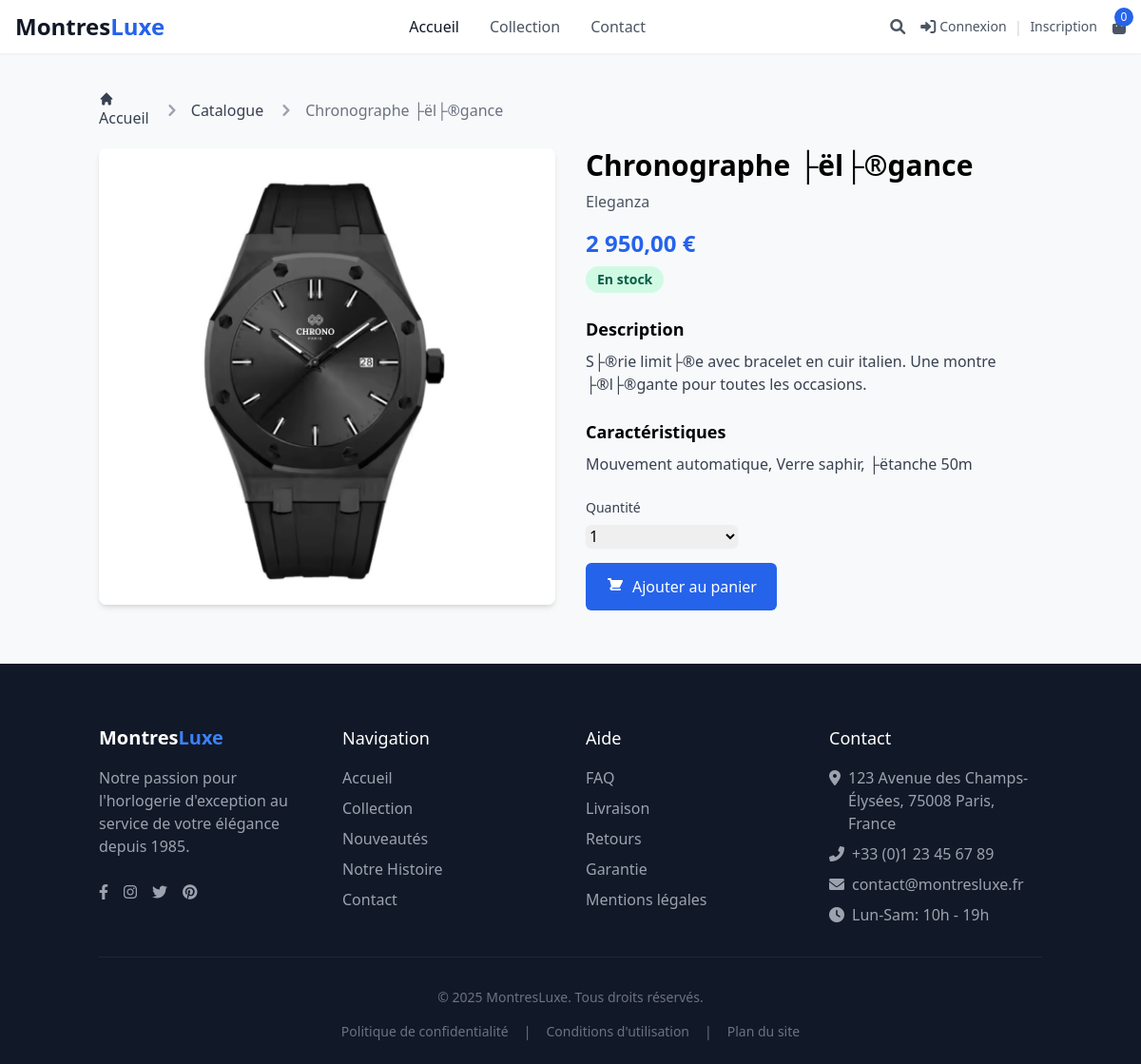
Screenshot of /product.php?id=1 with the database file from the repository.
### tables this page shows
CREATE TABLE `stock` (
  `id` int NOT NULL AUTO_INCREMENT,
  `id_item` int NOT NULL,
  `quantite` int NOT NULL DEFAULT '0',
  PRIMARY KEY (`id`),
  KEY `id_item` (`id_item`),
  CONSTRAINT `stock_ibfk_1` FOREIGN KEY (`id_item`) REFERENCES `items` (`id`) ON DELETE CASCADE
);

CREATE TABLE `items` (
  `id` int NOT NULL AUTO_INCREMENT,
  `nom` varchar(100) NOT NULL,
  `description` text NOT NULL,
  `prix` decimal(10,2) NOT NULL,
  `image` varchar(255) DEFAULT NULL,
  `date_publication` timestamp NULL DEFAULT CURRENT_TIMESTAMP,
  `marque` varchar(100) DEFAULT NULL,
  `categorie` varchar(100) DEFAULT NULL,
  `caracteristiques` text,
  PRIMARY KEY (`id`)
);

### product.php (the view, shortened to what this page needs)
<?php
$product_id = intval($_GET['id']);
require_once 'config/database.php';
$stmt = $conn->prepare("SELECT i.*, s.quantite FROM items i JOIN stock s ON i.id = s.id_item WHERE i.id = ?");
$stmt->execute([$product_id]);
$product = $stmt->fetch();
include 'includes/header.php';
?>
<div class="container mx-auto px-4 py-8">
    <nav class="flex mb-5" aria-label="Breadcrumb">
        <ol class="inline-flex items-center space-x-1 md:space-x-3">
            <li class="inline-flex items-center">
                <a href="index.php" class="text-gray-700 hover:text-blue-600">
                    <svg class="w-4 h-4 mr-2" fill="currentColor" viewBox="0 0 20 20" xmlns="http://www.w3.org/2000/svg">
                        <path d="M10.707 2.293a1 1 0 00-1.414 0l-7 7a1 1 0 001.414 1.414L4 10.414V17a1 1 0 001 1h2a1 1 0 001-1v-2a1 1 0 011-1h2a1 1 0 011 1v2a1 1 0 001 1h2a1 1 0 001-1v-6.586l.293.293a1 1 0 001.414-1.414l-7-7z"></path>
                    </svg>
                    Accueil
                </a>
            </li>
            <li>
                <div class="flex items-center">
                    <svg class="w-6 h-6 text-gray-400" fill="currentColor" viewBox="0 0 20 20" xmlns="http://www.w3.org/2000/svg">
                        <path fill-rule="evenodd" d="M7.293 14.707a1 1 0 010-1.414L10.586 10 7.293 6.707a1 1 0 011.414-1.414l4 4a1 1 0 010 1.414l-4 4a1 1 0 01-1.414 0z" clip-rule="evenodd"></path>
                    </svg>
                    <a href="catalog.php" class="ml-1 text-gray-700 hover:text-blue-600 md:ml-2">Catalogue</a>
                </div>
            </li>
            <li aria-current="page">
                <div class="flex items-center">
                    <svg class="w-6 h-6 text-gray-400" fill="currentColor" viewBox="0 0 20 20" xmlns="http://www.w3.org/2000/svg">
                        <path fill-rule="evenodd" d="M7.293 14.707a1 1 0 010-1.414L10.586 10 7.293 6.707a1 1 0 011.414-1.414l4 4a1 1 0 010 1.414l-4 4a1 1 0 01-1.414 0z" clip-rule="evenodd"></path>
                    </svg>
                    <span class="ml-1 text-gray-500 md:ml-2"><?= htmlspecialchars($product['nom']) ?></span>
                </div>
            </li>
        </ol>
    </nav>
    <div class="flex flex-col md:flex-row -mx-4">
        <div class="md:w-1/2 px-4 mb-6 md:mb-0">
            <img src="<?= !empty($product['image']) ? htmlspecialchars($product['image']) : 'assets/images/placeholder.jpg' ?>"
                 class="w-full h-auto object-cover rounded-lg shadow-md"
                 alt="<?= htmlspecialchars($product['nom']) ?>">
        </div>
        <div class="md:w-1/2 px-4">
            <h1 class="text-3xl font-bold mb-2"><?= htmlspecialchars($product['nom']) ?></h1>
            <p class="text-gray-600 mb-4"><?= htmlspecialchars($product['marque']) ?></p>
            <div class="mb-6">
                <h2 class="text-2xl font-bold text-blue-600"><?= number_format($product['prix'], 2, ',', ' ') ?> €</h2>
                <span class="inline-block px-3 py-1 mt-2 text-sm font-semibold rounded-full <?= $product['quantite'] > 0 ? 'bg-green-100 text-green-800' : 'bg-red-100 text-red-800' ?>">
                    <?= $product['quantite'] > 0 ? 'En stock' : 'Rupture de stock' ?>
                </span>
            </div>
            <div class="mb-6">
                <h3 class="text-lg font-semibold mb-2">Description</h3>
                <div class="text-gray-700 prose max-w-none">
                    <?= nl2br(htmlspecialchars($product['description'])) ?>
                </div>
            </div>
            <?php if (!empty($product['caracteristiques'])): ?>
                <div class="mb-6">
                    <h3 class="text-lg font-semibold mb-2">Caractéristiques</h3>
                    <div class="text-gray-700 prose max-w-none">
                        <?= nl2br(htmlspecialchars($product['caracteristiques'])) ?>
                    </div>
                </div>
            <?php endif; ?>
            <?php if ($product['quantite'] > 0): ?>
                <form action="cart.php" method="GET" class="mb-6">
                    <div class="mb-4">
                        <label for="quantity" class="block text-sm font-medium text-gray-700 mb-2">Quantité</label>
                        <select name="quantity" id="quantity" class="block w-full md:w-1/3 rounded-md border-gray-300 shadow-sm focus:border-blue-500 focus:ring focus:ring-blue-500 focus:ring-opacity-50">
                            <?php for($i = 1; $i <= min(10, $product['quantite']); $i++): ?>
                                <option value="<?= $i ?>"><?= $i ?></option>
                            <?php endfor; ?>
                        </select>
                    </div>
                    <button type="submit" class="inline-flex items-center px-5 py-3 border border-transparent text-base font-medium rounded-md text-white bg-blue-600 hover:bg-blue-700 focus:outline-none focus:ring-2 focus:ring-offset-2 focus:ring-blue-500">
                        Ajouter au panier
                    </button>
                </form>
            <?php endif; ?>
        </div>
    </div>
</div>
<?php include 'includes/footer.php'; ?>

### assets/css/style.css (style rules this page uses)
body { font-family: 'Segoe UI', Tahoma, Geneva, Verdana, sans-serif; background-color: #f8f9fa; }

### rows the page displays
stock: id_item.nom "Chronographe ├ël├®gance", id_item.image (picture), id_item.marque "Eleganza", id_item.prix "2 950,00", id_item.description "S├®rie limit├®e avec bracelet en cuir italien. Une montre ├®l├®gante pour toutes les occasions.", id_item.caracteristiques "Mouvement automatique, Verre saphir, ├ëtanche 50m"

### other values shown
$cart_count "0"
form field quantity "1"
